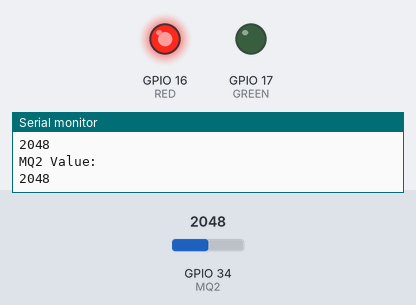
Bench run of a program on a simulated ESP32. On the bench: output pins drawn as LEDs (lit = HIGH), the last lines printed to the serial monitor. The inputs (shaded band) are chosen by the test bench; at power-on: GPIO 34 (MQ2) = 2048. WiFi joins after 1.5 s; servers stay silent unless stated.

Above: at 6.0 s.
6.1 s: GPIO 34 (MQ2) set to 535
8.0 s: GPIO 34 (MQ2) set to 457
At 9.1 s:
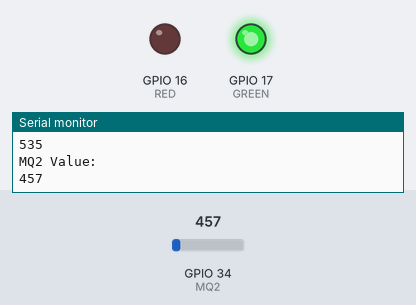
10.3 s: GPIO 34 (MQ2) set to 540
At 11.9 s:
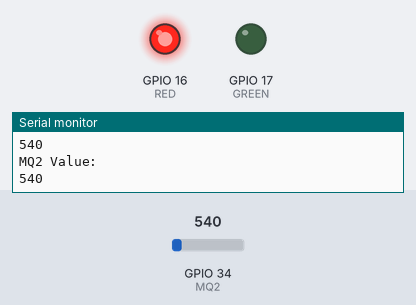
12.3 s: GPIO 34 (MQ2) set to 491
At 13.5 s:
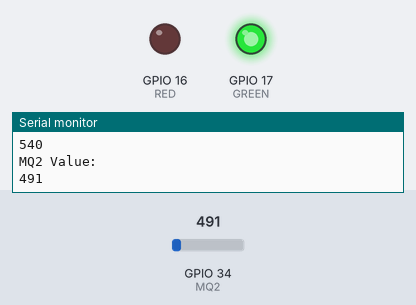
Timing chart, 0 to 15.3 s (numbered marks = the images above; inputs shaded):
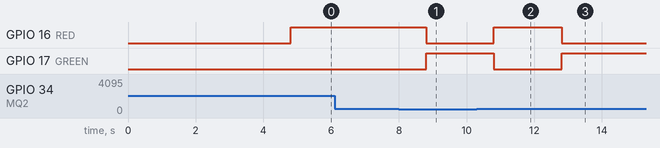

The program:

main.cpp
```cpp
#include <Arduino.h>


#define BLYNK_PRINT Serial
#include <WiFi.h>
#include <WiFiClient.h>
#include <BlynkSimpleEsp32.h>


BlynkTimer timer;

//info Lahcene
//char auth[] = "a06Nppmh1QoWNLBtWmNH0Xlox7hfnM3a";
//char ssid[] = "Idoom 4G_BDF13";
//char pass[] = "URD2021@at";

//info Boualem
char auth[] = "xOKQF41GCoD7WuPayXISXSTKn5GmFaFM";
char ssid[] = "MI 8";
char pass[] = "123456789";


#define MQ2 34
//#define MQ7 35
#define GREEN 17
#define RED 16

int sensorValueMQ2 = 0;
//int sensorValueMQ7 = 0;

void sendUptime();


void setup()
{
Serial.begin(115200);
Blynk.begin(auth, ssid, pass);
pinMode(MQ2, INPUT);
//pinMode(MQ7, INPUT);
pinMode(GREEN, OUTPUT);
pinMode(RED, OUTPUT);
 timer.setInterval(1000L, sendUptime);
 delay(3000);
}

void sendUptime()
{
 sensorValueMQ2 = analogRead(MQ2);
 //sensorValueMQ7 = analogRead(MQ7);
 Blynk.virtualWrite(V2, sensorValueMQ2);
 //Blynk.virtualWrite(V1, sensorValueMQ7);

 Serial.println("MQ2 Value:");
 Serial.println(sensorValueMQ2);
 //Serial.println("MQ7 Value:");
 //Serial.println(sensorValueMQ7);


if (sensorValueMQ2 > 500)
 {
Blynk.notify("Gas Detected!");
digitalWrite(GREEN, LOW);
digitalWrite(RED, HIGH);
delay(1000);
 }

else
 {
digitalWrite(GREEN, HIGH);
digitalWrite(RED, LOW);
delay(1000);
 }

}


void loop()

{
 Blynk.run();
 timer.run();
}
```

Measured:
- the behaviour switches between 501 and 500 on GPIO 34 (MQ2) (found by bisection; images 0 and 1)
- after the input at 8.0 s, GPIO 16 (RED): HIGH → LOW after 0.81 s; GPIO 17 (GREEN): LOW → HIGH after 0.81 s
- after the input at 10.3 s, GPIO 16 (RED): LOW → HIGH after 0.51 s; GPIO 17 (GREEN): HIGH → LOW after 0.51 s
- after the input at 12.3 s, GPIO 16 (RED): HIGH → LOW after 0.51 s; GPIO 17 (GREEN): LOW → HIGH after 0.51 s
